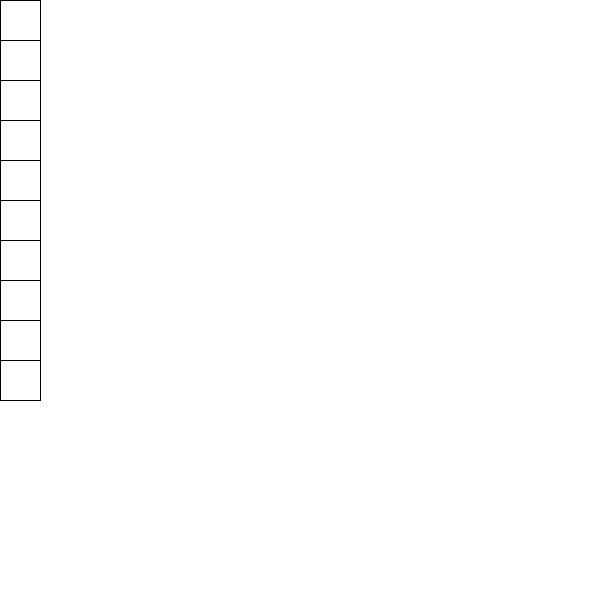
Frame 1 (no input)
Frame 60 (the mouse pressed at the canvas centre just before this capture): identical to frame 1, image omitted
Frame 120 (the mouse held since frame 60 and released just before this capture): identical to frame 1, image omitted

The Processing sketch that drew this single still picture (run headless with seeded random() and noise(); from frame 60 on, the mouse is pressed at the canvas centre):

// Processing sketch: sketch_04_variables
// ── sketch_04_variables.pde
int xPos = 0; // x position
int yPos = 0; // y position

int w    = 40; // width of the each shape
int h    = 40; // height of the each shape

void setup() {
  
  size(600,600);
}

void draw() {
  background(255);

  rect(xPos,yPos,w,h);
  rect(xPos,yPos + h,w,h);
  rect(xPos,yPos + h*2,w,h);
  rect(xPos,yPos + h*3,w,h);
  rect(xPos,yPos + h*4,w,h);
  rect(xPos,yPos + h*5,w,h);
  rect(xPos,yPos + h*6,w,h);
  rect(xPos,yPos + h*7,w,h);
  rect(xPos,yPos + h*8,w,h);
  rect(xPos,yPos + h*9,w,h);
}
